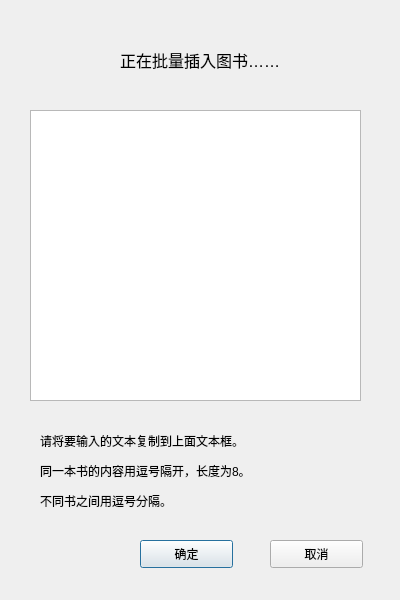
<?xml version="1.0" encoding="UTF-8"?>
<ui version="4.0">
 <class>InsText</class>
 <widget class="QDialog" name="InsText">
  <property name="geometry">
   <rect>
    <x>0</x>
    <y>0</y>
    <width>400</width>
    <height>600</height>
   </rect>
  </property>
  <property name="windowTitle">
   <string>批量图书入库</string>
  </property>
  <widget class="QPushButton" name="pushButton">
   <property name="geometry">
    <rect>
     <x>140</x>
     <y>540</y>
     <width>93</width>
     <height>28</height>
    </rect>
   </property>
   <property name="text">
    <string>确定</string>
   </property>
  </widget>
  <widget class="QTextEdit" name="textEdit">
   <property name="geometry">
    <rect>
     <x>30</x>
     <y>110</y>
     <width>331</width>
     <height>291</height>
    </rect>
   </property>
  </widget>
  <widget class="QPushButton" name="pushButton_2">
   <property name="geometry">
    <rect>
     <x>270</x>
     <y>540</y>
     <width>93</width>
     <height>28</height>
    </rect>
   </property>
   <property name="text">
    <string>取消</string>
   </property>
  </widget>
  <widget class="QLabel" name="label">
   <property name="geometry">
    <rect>
     <x>40</x>
     <y>420</y>
     <width>341</width>
     <height>41</height>
    </rect>
   </property>
   <property name="text">
    <string>请将要输入的文本复制到上面文本框。</string>
   </property>
  </widget>
  <widget class="QLabel" name="label_2">
   <property name="geometry">
    <rect>
     <x>120</x>
     <y>30</y>
     <width>231</width>
     <height>61</height>
    </rect>
   </property>
   <property name="text">
    <string>&lt;html&gt;&lt;head/&gt;&lt;body&gt;&lt;p&gt;&lt;span style=&quot; font-size:12pt;&quot;&gt;正在批量插入图书……&lt;/span&gt;&lt;/p&gt;&lt;/body&gt;&lt;/html&gt;</string>
   </property>
  </widget>
  <widget class="QLabel" name="label_3">
   <property name="geometry">
    <rect>
     <x>50</x>
     <y>40</y>
     <width>51</width>
     <height>51</height>
    </rect>
   </property>
   <property name="styleSheet">
    <string notr="true">image: url(C:/Users/jiang/Desktop/code/book3.jpg)</string>
   </property>
   <property name="text">
    <string/>
   </property>
  </widget>
  <widget class="QLabel" name="label_4">
   <property name="geometry">
    <rect>
     <x>40</x>
     <y>450</y>
     <width>341</width>
     <height>41</height>
    </rect>
   </property>
   <property name="text">
    <string>同一本书的内容用逗号隔开，长度为8。</string>
   </property>
  </widget>
  <widget class="QLabel" name="label_5">
   <property name="geometry">
    <rect>
     <x>40</x>
     <y>480</y>
     <width>341</width>
     <height>41</height>
    </rect>
   </property>
   <property name="text">
    <string>不同书之间用逗号分隔。</string>
   </property>
  </widget>
 </widget>
 <resources/>
 <connections>
  <connection>
   <sender>pushButton_2</sender>
   <signal>clicked()</signal>
   <receiver>InsText</receiver>
   <slot>close()</slot>
   <hints>
    <hint type="sourcelabel">
     <x>345</x>
     <y>266</y>
    </hint>
    <hint type="destinationlabel">
     <x>390</x>
     <y>243</y>
    </hint>
   </hints>
  </connection>
 </connections>
</ui>
